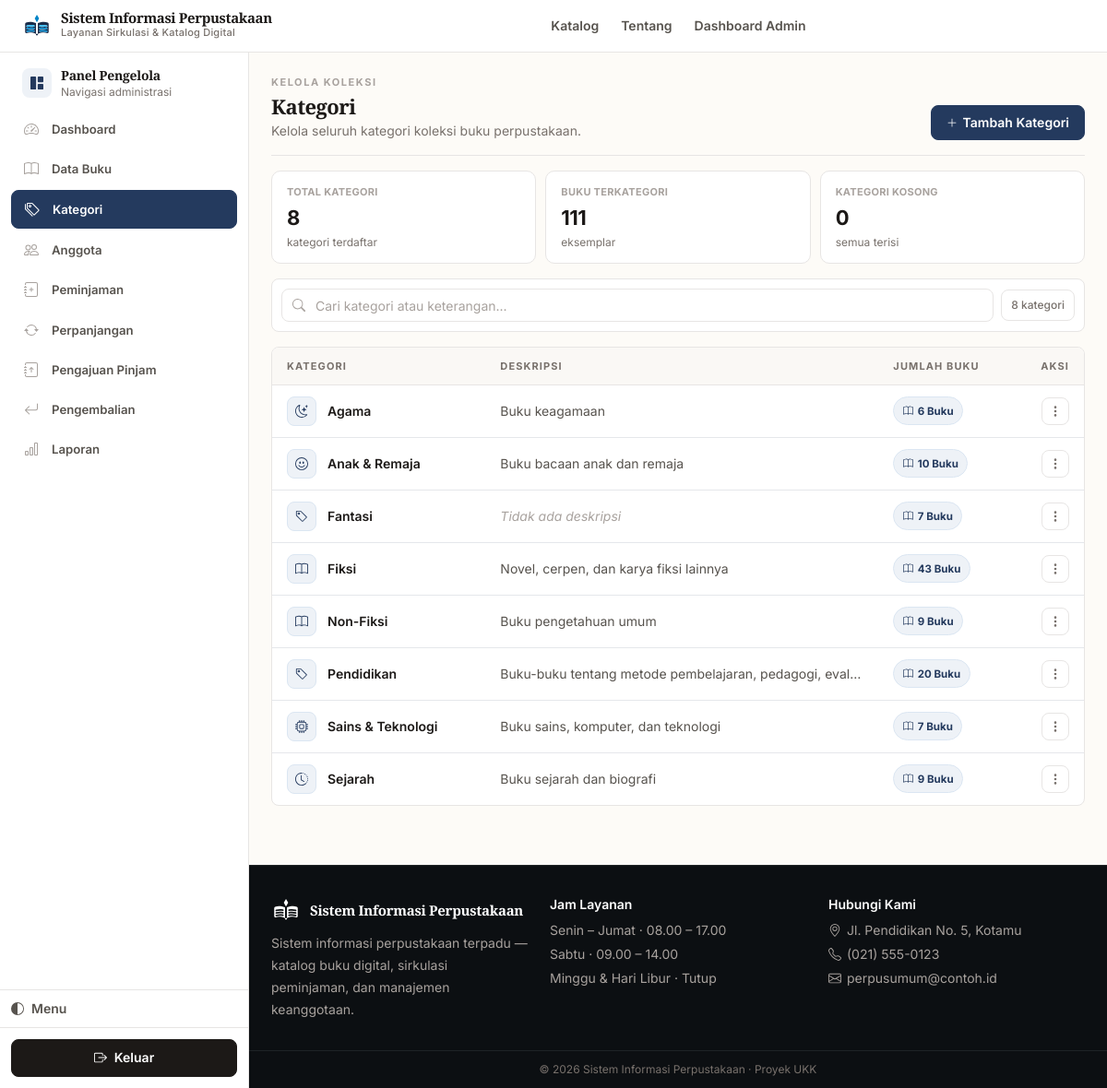
/admin/kategori/index.php (signed in), run on the app's committed database.
### tables this page shows
CREATE TABLE `kategori` (
  `id_kategori` int NOT NULL AUTO_INCREMENT,
  `nama_kategori` varchar(100) NOT NULL,
  `keterangan` varchar(255) DEFAULT NULL,
  PRIMARY KEY (`id_kategori`),
  UNIQUE KEY `uniq_kategori_nama` (`nama_kategori`)
);

### includes/functions.php (called while the page is built, shortened)
<?php
function e($string) {
    return htmlspecialchars($string ?? '', ENT_QUOTES, 'UTF-8');
}

### admin/kategori/index.php (the view, shortened to what this page needs)
<?php
require_once __DIR__ . '/../../config/bootstrap.php';
$stmt = $pdo->query("SELECT k.*, (SELECT COUNT(*) FROM buku b WHERE b.id_kategori = k.id_kategori) AS jumlah_buku
                      FROM kategori k ORDER BY k.nama_kategori ASC");
$daftar = $stmt->fetchAll();
require_once __DIR__ . '/../../includes/header.php';
require_once __DIR__ . '/../../includes/admin_menu.php';
?>
<div class="flex flex-col sm:flex-row sm:items-end justify-between gap-3 mb-4 pb-4" style="border-bottom:1px solid var(--border)">
  <div class="min-w-0">
    <p class="text-[11px] font-bold tracking-[.14em] uppercase" style="color:var(--text-faint-2)">Kelola koleksi</p>
    <h1 class="font-display text-[22px] font-bold tracking-tight mt-1" style="color:var(--text)">Kategori</h1>
    <p class="text-sm mt-1" style="color:var(--text-faint)">Kelola seluruh kategori koleksi buku perpustakaan.</p>
  </div>
  <button id="katToggleForm" type="button" class="inline-flex items-center justify-center gap-1.5 bg-brand-600 hover:bg-brand-700 text-white text-sm font-semibold px-4 py-2 rounded-lg shrink-0">
    <i class="bi bi-plus-lg text-xs"></i> Tambah Kategori
  </button>
</div>
<?php
$total_kat = count($daftar);
$total_buku_terkategori = array_sum(array_column($daftar, 'jumlah_buku'));
$kat_kosong = 0;
?>
<div class="grid grid-cols-3 gap-2.5 mb-4">
  <div class="bg-white rounded-lg border p-3 sm:p-4" style="border-color:var(--border)">
    <p class="text-[11px] font-bold uppercase tracking-wide" style="color:var(--text-faint-2)">Total Kategori</p>
    <p class="text-[20px] sm:text-[22px] font-bold tracking-tight mt-1" style="color:var(--text)"><?= $total_kat ?></p>
    <p class="text-xs mt-0.5" style="color:var(--text-faint)">kategori terdaftar</p>
  </div>
  <div class="bg-white rounded-lg border p-3 sm:p-4" style="border-color:var(--border)">
    <p class="text-[11px] font-bold uppercase tracking-wide" style="color:var(--text-faint-2)">Buku Terkategori</p>
    <p class="text-[20px] sm:text-[22px] font-bold tracking-tight mt-1" style="color:var(--text)"><?= $total_buku_terkategori ?></p>
    <p class="text-xs mt-0.5" style="color:var(--text-faint)">eksemplar</p>
  </div>
  <div class="bg-white rounded-lg border p-3 sm:p-4" style="border-color:<?= $kat_kosong>0 ? '#fde68a' : 'var(--border)' ?>; background:<?= $kat_kosong>0 ? '#fffbeb' : 'var(--surface)' ?>">
    <p class="text-[11px] font-bold uppercase tracking-wide" style="color:<?= $kat_kosong>0 ? '#92400e' : 'var(--text-faint-2)' ?>">Kategori Kosong</p>
    <p class="text-[20px] sm:text-[22px] font-bold tracking-tight mt-1" style="color:<?= $kat_kosong>0 ? '#92400e' : 'var(--text)' ?>"><?= $kat_kosong ?></p>
    <p class="text-xs mt-0.5" style="color:<?= $kat_kosong>0 ? '#b45309' : 'var(--text-faint)' ?>"><?= $kat_kosong>0 ? 'perlu perhatian' : 'semua terisi' ?></p>
  </div>
</div>
<div class="bg-white rounded-lg border p-2.5 mb-4 flex items-center gap-2" style="border-color:var(--border)">
  <div class="relative flex-1 min-w-0">
    <i class="bi bi-search absolute left-3 top-1/2 -translate-y-1/2 text-sm" style="color:var(--text-faint-2)"></i>
    <input id="katSearch" type="text" placeholder="Cari kategori atau keterangan..." autocomplete="off"
           class="w-full h-10 border rounded-lg pl-9 pr-3 text-sm focus:outline-none focus:ring-2 focus:ring-brand-500" style="border-color:var(--border); background:var(--surface)">
  </div>
  <div class="hidden sm:flex items-center gap-2 shrink-0">
    <span class="text-xs px-2.5 py-2 rounded-lg border bg-white font-medium" style="border-color:var(--border); color:var(--text-faint)"><span id="katVisibleCount"><?= $total_kat ?></span> kategori</span>
  </div>
</div>
<?php if (empty($daftar)): ?>
  <div class="text-center py-14 bg-white rounded-lg border" style="border-color:var(--border)">
    <div class="w-11 h-11 mx-auto rounded-lg flex items-center justify-center text-lg mb-3" style="background:var(--surface-2); color:var(--text-faint); border:1px solid var(--border)"><i class="bi bi-tags"></i></div>
    <h3 class="font-display font-semibold text-sm" style="color:var(--text)">Belum ada kategori</h3>
    <p class="text-sm mt-1 px-6 max-w-sm mx-auto" style="color:var(--text-faint)">Tambahkan kategori pertama untuk mulai mengelola koleksi.</p>
    <button type="button" onclick="document.getElementById('katToggleForm')?.click()" class="mt-4 inline-flex items-center gap-1.5 bg-brand-600 hover:bg-brand-700 text-white text-sm font-semibold px-4 py-2 rounded-lg"><i class="bi bi-plus-lg text-xs"></i> Tambah Kategori</button>
  </div>
<?php else: ?>
  <div class="kat-desktop-wrap bg-white rounded-lg border overflow-hidden" style="border-color:var(--border)">
    <div class="overflow-x-auto">
      <table class="w-full text-sm no-responsive">
        <thead>
          <tr style="background:var(--surface-2); border-bottom:1px solid var(--border)">
            <th class="text-left px-4 py-2.5 text-[11px] font-bold uppercase tracking-widest" style="color:var(--text-faint)">Kategori</th>
            <th class="text-left px-4 py-2.5 text-[11px] font-bold uppercase tracking-widest" style="color:var(--text-faint)">Deskripsi</th>
            <th class="text-left px-4 py-2.5 text-[11px] font-bold uppercase tracking-widest whitespace-nowrap" style="color:var(--text-faint)">Jumlah Buku</th>
            <th class="text-right px-4 py-2.5 text-[11px] font-bold uppercase tracking-widest" style="color:var(--text-faint)">Aksi</th>
          </tr>
        </thead>
        <tbody class="divide-y" style="--tw-divide-opacity:1; border-color:var(--border-faint)" id="katTableBody">
          <?php foreach ($daftar as $k):
            $nama = $k['nama_kategori'];
            $ket = trim($k['keterangan'] ?? '');
            $jml = (int)$k['jumlah_buku'];
            $lower = strtolower($nama);
            if (strpos($lower,'fiksi')!==false) $icon='bi-book';
            elseif (strpos($lower,'sains')!==false || strpos($lower,'teknologi')!==false) $icon='bi-cpu';
            elseif (strpos($lower,'agama')!==false) $icon='bi-moon-stars';
            elseif (strpos($lower,'sejarah')!==false) $icon='bi-clock-history';
            elseif (strpos($lower,'anak')!==false) $icon='bi-emoji-smile';
            elseif (strpos($lower,'non')!==false) $icon='bi-journal-text';
            else $icon='bi-tag';
          ?>
            <tr class="kat-row" data-name="<?= e(strtolower($nama)) ?>" data-desc="<?= e(strtolower($ket)) ?>">
              <td class="px-4 py-3">
                <div class="flex items-center gap-3 min-w-0">
                  <span class="kat-icon"><i class="bi <?= $icon ?>"></i></span>
                  <span class="font-semibold truncate" style="color:var(--text)"><?= e($nama) ?></span>
                </div>
              </td>
              <td class="px-4 py-3 max-w-[360px]">
                <?php if ($ket !== ''): ?>
                  <span class="text-sm truncate block" style="color:var(--text-muted)" title="<?= e($ket) ?>"><?= e($ket) ?></span>
                <?php else: ?>
                  <span class="text-sm italic" style="color:var(--text-faint-2)">Tidak ada deskripsi</span>
                <?php endif; ?>
              </td>
              <td class="px-4 py-3">
                <span class="kat-badge <?= $jml>0 ? 'has-books' : '' ?>"><i class="bi bi-book text-[11px]"></i> <?= $jml ?> Buku</span>
              </td>
              <td class="px-4 py-3 text-right">
                <div class="relative inline-block" data-kat-menu>
                  <button type="button" class="kat-menu-btn" aria-label="Aksi kategori <?= e($nama) ?>" aria-haspopup="menu" aria-expanded="false">
                    <i class="bi bi-three-dots-vertical text-sm"></i>
                  </button>
                </div>
              </td>
            </tr>
          <?php endforeach; ?>
        </tbody>
      </table>
    </div>
  </div>
<?php endif; ?>
<?php require_once __DIR__ . '/../../includes/footer.php'; ?>

### assets/css/app.css (style rules this page uses)
:root { color-scheme: light; --paper: #fdfbf7; --paper-2: #f7f2eb; --surface: #ffffff; --surface-2: #faf8f5; --surface-hover: #f5f1ea; --border: #e7e5e4; --border-strong: #d6d3d1; --border-faint: #f5f5f4; --text: #1c1917; --text-muted: #57534e; --text-faint: #78716c; --text-faint-2: #a8a29e; --accent: #243a5e; --accent-hover: #1a2c4a; --accent-soft: #eef2f7; --accent-soft-2: #dbe6f2; --accent-ring: rgba(36,58,94,.14); --accent-text: #243a5e; --radius-sm: 6px; --radius: 8px; --radius-md: 10px; --radius-lg: 12px; --radius-xl: 14px; --shadow-xs: 0 1px 2px rgba(16,24,40,.05); --shadow-sm: 0 1px 3px rgba(16,24,40,.06); --shadow: 0 2px 8px rgba(16,24,40,.06); --font-body: Inter, ui-sans-serif, system-ui, -apple-system, "Segoe UI", sans-serif; --font-display: "EB Garamond", "Source Serif 4", Georgia, "Times New Roman", serif; --transition: 160ms ease; --transition-fast: 120ms ease; --badge-amber-bg: #fffbeb; --badge-amber-border: #fde68a; --badge-amber-text: #92400e; --badge-red-bg: #fef2f2; --badge-red-border: #fecaca; --badge-red-text: #991b1b; --badge-emerald-bg: #ecfdf5; --badge-emerald-border: #a7f3d0; --badge-emerald-text: #065f46; --badge-slate-bg: #f8fafc; --badge-slate-border: var(--border); --badge-slate-text: var(--text-faint); }
html { scroll-behavior: smooth; }
body { font-family: var(--font-body); background: var(--paper); color: var(--text); -webkit-font-smoothing: antialiased; text-rendering: optimizeLegibility; line-height: 1.65; }
h1, h2, h3, .font-display, .hero-title { font-family: var(--font-display); letter-spacing: -0.02em; line-height: 1.2; color: var(--text); }
h1 { font-weight: 700; }
@media (prefers-reduced-motion: no-preference) { * { scroll-behavior: auto; } }
a.bg-brand-600, button.bg-brand-600, .bg-brand-600 { background: var(--accent) !important; color: #fff !important; border: 1px solid var(--accent) !important; border-radius: var(--radius) !important; box-shadow: none !important; font-weight: 600 !important; font-size: 0.875rem !important; transition: background var(--transition-fast), border-color var(--transition-fast), color var(--transition-fast) !important; transform: none !important; }
input, select, textarea { border: 1px solid var(--border) !important; background: var(--surface) !important; color: var(--text) !important; border-radius: var(--radius) !important; transition: border-color var(--transition-fast), box-shadow var(--transition-fast), background var(--transition-fast) !important; font-size: 0.875rem !important; }
input::placeholder, textarea::placeholder { color: var(--text-faint-2) !important; }
.h-10 { height: 36px !important; }
.px-4.py-2\.5 { padding-top: 0.6rem !important; padding-bottom: 0.6rem !important; }
input, select, textarea, button { max-width: 100%; }
body { animation: none !important; }
main > * { animation: none !important; }
.grid.grid-cols-2.md\:grid-cols-3 > div.bg-white, .grid.grid-cols-3 > div.bg-white { padding: 14px 16px !important; border-radius: var(--radius-md) !important; }

### admin/kategori/index.php (style rules this page uses)
.kat-icon { width:32px;height:32px;border-radius:8px;display:flex;align-items:center;justify-content:center;background:var(--accent-soft);color:var(--accent-text);border:1px solid var(--accent-soft-2);flex-shrink:0;font-size:14px }
.kat-badge { display:inline-flex;align-items:center;gap:.3rem;border-radius:999px;padding:.28rem .6rem;font-size:.72rem;font-weight:700;border:1px solid var(--border);background:var(--surface-2);color:var(--text-muted);white-space:nowrap }
.kat-badge.has-books { background:var(--accent-soft);border-color:var(--accent-soft-2);color:var(--accent-text) }
.kat-menu-btn { width:30px;height:30px;border-radius:8px;border:1px solid var(--border);background:var(--surface);color:var(--text-faint);display:inline-flex;align-items:center;justify-content:center;transition:all 120ms ease }
.kat-row { transition:background 120ms ease }

### data on the page
kategori: nama_kategori "Agama", keterangan "Buku keagamaan", jml "6"
kategori: nama_kategori "Anak & Remaja", keterangan "Buku bacaan anak dan remaja", jml "10"
kategori: nama_kategori "Fantasi", shows "Tidak ada deskripsi", jml "7"
kategori: nama_kategori "Fiksi", keterangan "Novel, cerpen, dan karya fiksi lainnya", jml "43"
kategori: nama_kategori "Non-Fiksi", keterangan "Buku pengetahuan umum", jml "9"
kategori: nama_kategori "Pendidikan", keterangan "Buku-buku tentang metode pembelajaran, pedagogi, eval…", jml "20"
kategori: nama_kategori "Sains & Teknologi", keterangan "Buku sains, komputer, dan teknologi", jml "7"
kategori: nama_kategori "Sejarah", keterangan "Buku sejarah dan biografi", jml "9"

### other printed values
$item['label'] "Dashboard"
$item['label'] "Data Buku"
$item['label'] "Kategori"
$item['label'] "Anggota"
$item['label'] "Peminjaman"
$item['label'] "Perpanjangan"
$item['label'] "Pengajuan Pinjam"
$item['label'] "Pengembalian"
$item['label'] "Laporan"
$total_kat "8"
$total_buku_terkategori "111"
$kat_kosong "0"
